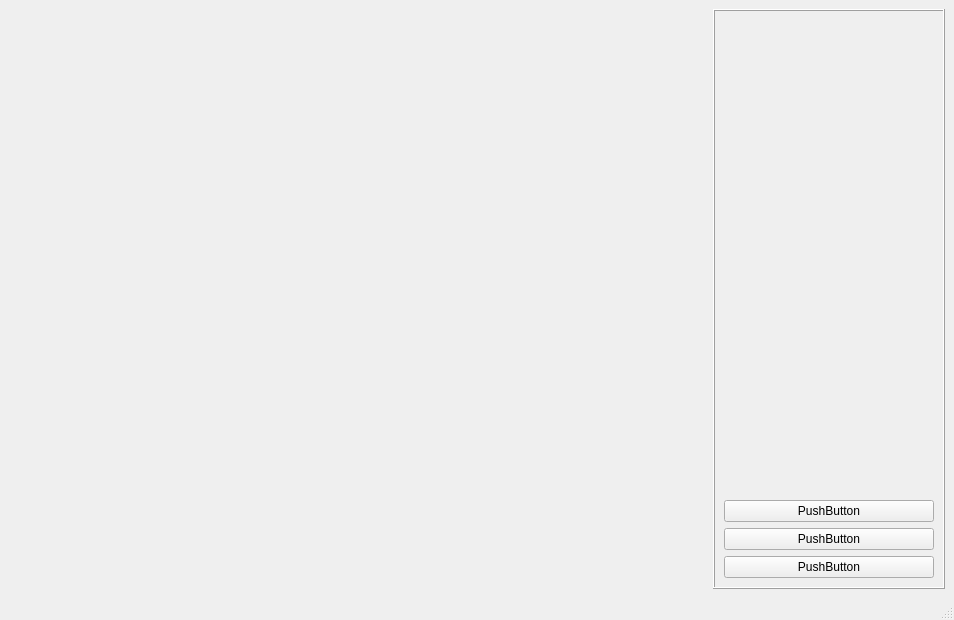
<?xml version="1.0" encoding="UTF-8"?>
<ui version="4.0">
 <class>ExampleWindow</class>
 <widget class="QMainWindow" name="ExampleWindow">
  <property name="geometry">
   <rect>
    <x>0</x>
    <y>0</y>
    <width>954</width>
    <height>620</height>
   </rect>
  </property>
  <property name="windowTitle">
   <string>MainWindow</string>
  </property>
  <widget class="QWidget" name="centralwidget">
   <layout class="QHBoxLayout" name="horizontalLayout_2">
    <item>
     <widget class="QWidget" name="grid_widget" native="true">
      <property name="sizePolicy">
       <sizepolicy hsizetype="Preferred" vsizetype="Preferred">
        <horstretch>3</horstretch>
        <verstretch>0</verstretch>
       </sizepolicy>
      </property>
      <property name="sizeIncrement">
       <size>
        <width>0</width>
        <height>0</height>
       </size>
      </property>
     </widget>
    </item>
    <item>
     <widget class="QFrame" name="menu_frame">
      <property name="sizePolicy">
       <sizepolicy hsizetype="Preferred" vsizetype="Preferred">
        <horstretch>1</horstretch>
        <verstretch>0</verstretch>
       </sizepolicy>
      </property>
      <property name="frameShape">
       <enum>QFrame::Shape::Box</enum>
      </property>
      <property name="frameShadow">
       <enum>QFrame::Shadow::Raised</enum>
      </property>
      <layout class="QVBoxLayout" name="verticalLayout">
       <item>
        <spacer name="verticalSpacer">
         <property name="orientation">
          <enum>Qt::Orientation::Vertical</enum>
         </property>
         <property name="sizeHint" stdset="0">
          <size>
           <width>20</width>
           <height>40</height>
          </size>
         </property>
        </spacer>
       </item>
       <item>
        <widget class="QPushButton" name="pushButton">
         <property name="text">
          <string>PushButton</string>
         </property>
        </widget>
       </item>
       <item>
        <widget class="QPushButton" name="pushButton_3">
         <property name="text">
          <string>PushButton</string>
         </property>
        </widget>
       </item>
       <item>
        <widget class="QPushButton" name="pushButton_2">
         <property name="text">
          <string>PushButton</string>
         </property>
        </widget>
       </item>
      </layout>
     </widget>
    </item>
   </layout>
  </widget>
  <widget class="QStatusBar" name="statusbar"/>
 </widget>
 <resources/>
 <connections/>
</ui>
